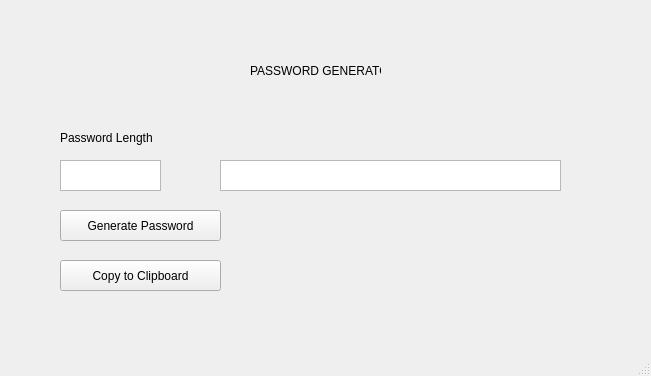
<?xml version="1.0" encoding="UTF-8"?>
<ui version="4.0">
 <class>MainWindow</class>
 <widget class="QMainWindow" name="MainWindow">
  <property name="geometry">
   <rect>
    <x>0</x>
    <y>0</y>
    <width>651</width>
    <height>376</height>
   </rect>
  </property>
  <property name="windowTitle">
   <string>MainWindow</string>
  </property>
  <widget class="QWidget" name="centralwidget">
   <widget class="QPushButton" name="button">
    <property name="geometry">
     <rect>
      <x>60</x>
      <y>210</y>
      <width>161</width>
      <height>31</height>
     </rect>
    </property>
    <property name="text">
     <string>Generate Password</string>
    </property>
   </widget>
   <widget class="QLabel" name="label">
    <property name="geometry">
     <rect>
      <x>250</x>
      <y>60</y>
      <width>131</width>
      <height>21</height>
     </rect>
    </property>
    <property name="text">
     <string>PASSWORD GENERATOR</string>
    </property>
   </widget>
   <widget class="QPushButton" name="button_2">
    <property name="geometry">
     <rect>
      <x>60</x>
      <y>260</y>
      <width>161</width>
      <height>31</height>
     </rect>
    </property>
    <property name="text">
     <string>Copy to Clipboard</string>
    </property>
   </widget>
   <widget class="QLabel" name="label_2">
    <property name="geometry">
     <rect>
      <x>60</x>
      <y>130</y>
      <width>111</width>
      <height>16</height>
     </rect>
    </property>
    <property name="text">
     <string>Password Length</string>
    </property>
   </widget>
   <widget class="QTextEdit" name="textEdit">
    <property name="geometry">
     <rect>
      <x>60</x>
      <y>160</y>
      <width>101</width>
      <height>31</height>
     </rect>
    </property>
   </widget>
   <widget class="QTextEdit" name="result">
    <property name="geometry">
     <rect>
      <x>220</x>
      <y>160</y>
      <width>341</width>
      <height>31</height>
     </rect>
    </property>
   </widget>
  </widget>
  <widget class="QMenuBar" name="menubar">
   <property name="geometry">
    <rect>
     <x>0</x>
     <y>0</y>
     <width>651</width>
     <height>22</height>
    </rect>
   </property>
  </widget>
  <widget class="QStatusBar" name="statusbar"/>
 </widget>
 <resources/>
 <connections/>
</ui>
